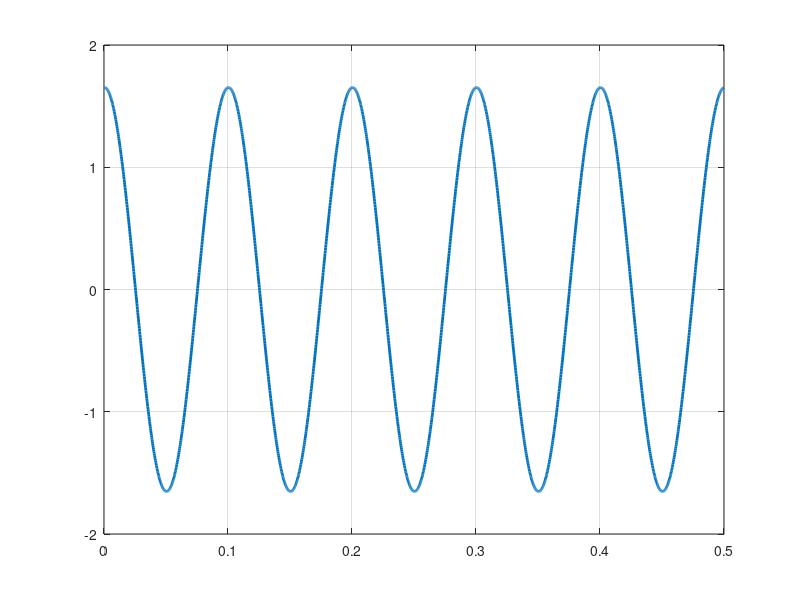
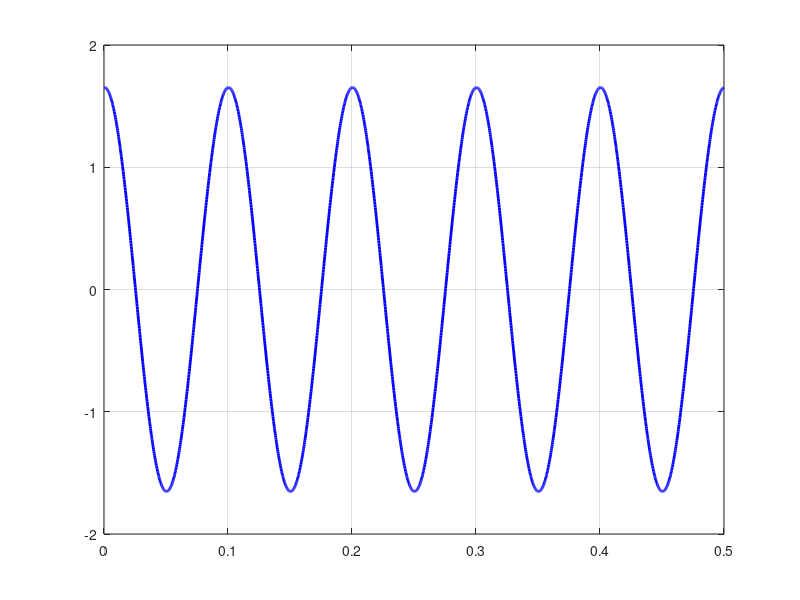
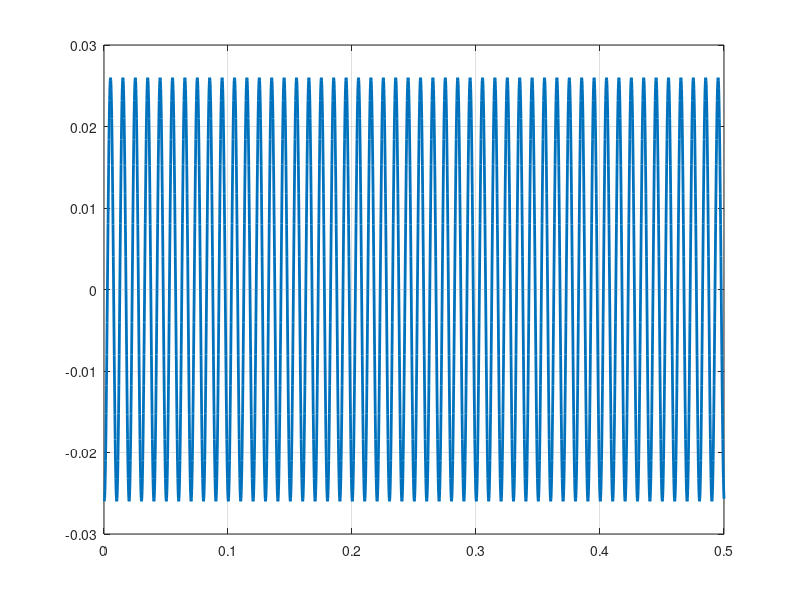
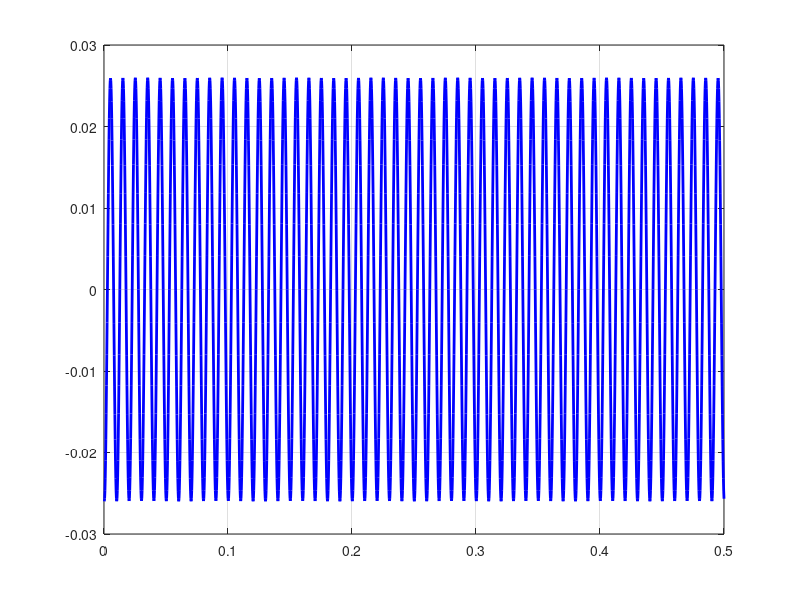

MATLAB code for these plots, in order:
function PT
global a m k0 k eta dt Vt
m=0.1;
k0=1.e3;
k=k0/3.;
V_=1.; % ------- amplitude

k_=k*k0/(k+k0); % for the case of eta=0
om_=sqrt(k_/m); 
nu_=om_/2./pi % ------- resonant friquency in Hz
T_=1./nu_

n=2;
om=zeros(n,1);
del=zeros(n,1);
om0=2*pi*10;
om1=2.*pi*100.;
dom=(om1-om0)/(n-1);
for j=0:n-1
  om(j+1)=om0+dom*j;
end

eta=1.e3; % ------- !!!!!!!
T=.5;
nT=2000; % steps
dt=T/nT;
t=(1:nT)*dt;
a=4.*m/dt/dt/k0+(k+k0)/eta/k0*2.*m/dt;

amplituda_ = zeros(n,1);
amplituda = zeros(n,1);

z=zeros(nT,1);
v=zeros(nT,1);
F=zeros(nT,1);

zt=zeros(nT,1);
vt=zeros(nT,1);
Ft=zeros(nT,1);

for jj=1:n
  [z_ v_ F_]=sol(om(jj),V_);
  z(1)=z_;
  v(1)=v_;
  F(1)=F_;

  zt(1)=z_;
  vt(1)=v_;
  real(v_)
  Ft(1)=F_;
  for j=1:nT-1
    Vt=V_*exp(i*om(jj)*(t(j)-dt/2.));
    [z(j+1) v(j+1) F(j+1)]=step(z(j),v(j),F(j));
    % ------- precise solution
    zt(j+1)=z_*exp(i*om(jj)*t(j));
    vt(j+1)=v_*exp(i*om(jj)*t(j));
    Ft(j+1)=F_*exp(i*om(jj)*t(j));
  end

  figure % ------- test
  [po]=plot(t,real(vt));
  set(po,'linewidth',2);
  colormap hsv;
  grid on;
  hold on;

  figure
  [pf]=plot(t,real(v),'b-');
  set(pf,'linewidth',2);
  colormap hsv;
  grid on;
  hold on;

  del(jj)=norm(z(j)-zt(j),v(j)-vt(j),F(j)-Ft(j)); % ????????
  d1=norm(zt(j),v(j),F(j));
  del(jj)=del(jj)/d1;

  rz = zeros(nT, 1);
  for j=1, nT
    rz(j)=real(z_(j));
  end

  amplituda_(jj) = abs(max(rz) - min(rz));
  amplituda(jj) = abs(max(zt) - min(zt));
end

% figure
% [pom_]=plot(om,amplituda_);
% set(pom_,'linewidth',2);
% colormap hsv;
%                  
% grid on;
% hold on;
% 
% figure
% [pom]=plot(om,amplituda);
% set(pom,'linewidth',2);
% colormap hsv;
%                  
% grid on;
% hold on;


% figure
% [pf]=plot(t,real(z),'b-');
% set(pf,'linewidth',2);
% colormap hsv;
%                    
% grid on;
% hold on;

function [z_ v_ F_]=step(z,v,F);
  global a m k0 k eta dt Vt
  z_=z*((1.+a)/dt-k/2./eta)+a*(v-Vt)-2.*F/dt/k0;
  z_=z_/((1.+a)/dt+k/2./eta);
  v_=2.*(z_-z)/dt-v+2*Vt;
  F_=2.*m*(v-v_)/dt-F;

%-----------------------------
function [u v]=dudt(dt,k2,u0,v0,f)
  v=(1.-k2*dt*dt/4.)*v0-k2*dt*u0+dt*f;
  v=v/(1.+k2*dt*dt/4.);
  u=u0+dt*(v+v0)/2.;
%------------------
function [z_ v_ F_]=sol(om,V_);
  global a m k0 k eta dt Vt
  a11=om*om*m;
  a12=-1;
  b1=V_*i*om*m;
  a22=(k+k0)/k0+i*om*eta/k0;
  a21=-k-i*om*eta;
  b2=0;
  d=a11*a22-a12*a21;
  z_=(b1*a22-b2*a12)/d;
  F_=(-b1*a21+b2*a11)/d;
  v_=-F_/(i*om*m);
% a11*z_+a12*F_-b1
% a21*z_+a22*F_-b2
%------------------
function d=norm(z,v,F);
  global a m k0 k eta dt Vt
  d=m*v*v+F*F/k0+k*(z-F/k0)*(z-F/k0);
  d=sqrt(d/2.);